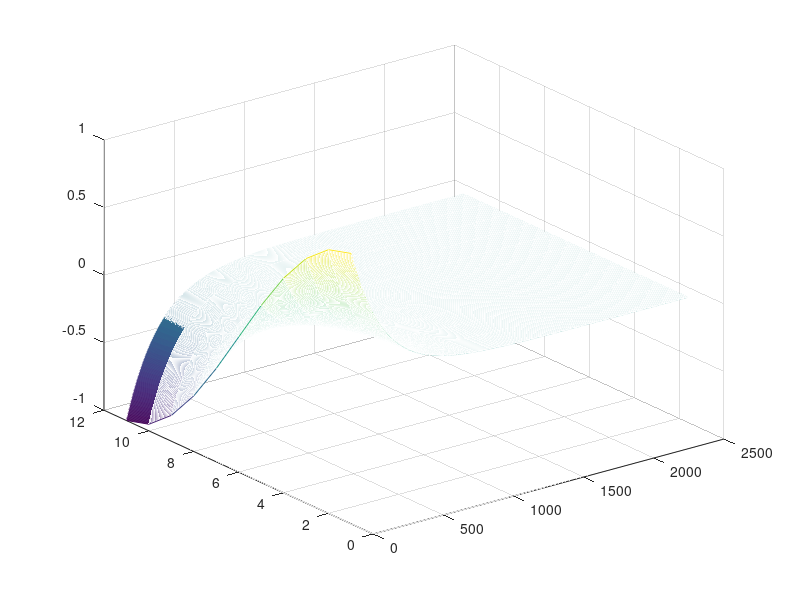

This chart was generated by the following MATLAB code:
clc;
clear;

% Parameters
c = 0.5;
L = 1;

nx = 10;
nt = 2400;

Tmax = 5*0.42;

% Derived Parameters
h = L/nx;
dt = Tmax / nt;

A = -gallery('tridiag', nx+1) / h^2;
A(1,2) = 2/h^2;
A(nx+1, nx) = 2/h^2;
I = speye(nx+1);



% Initial condition
x = linspace(0, L, nx+1)';

% Initialize Temp matrix_type
T = zeros(nx+1, nt+1);
T(:,1) = cos(pi*x);

% Advance in time
for i = 2:nt
    T(1:nx+1, i) = (I+dt*c*A)*T(1:nx+1,i-1);
end

mesh(T);
